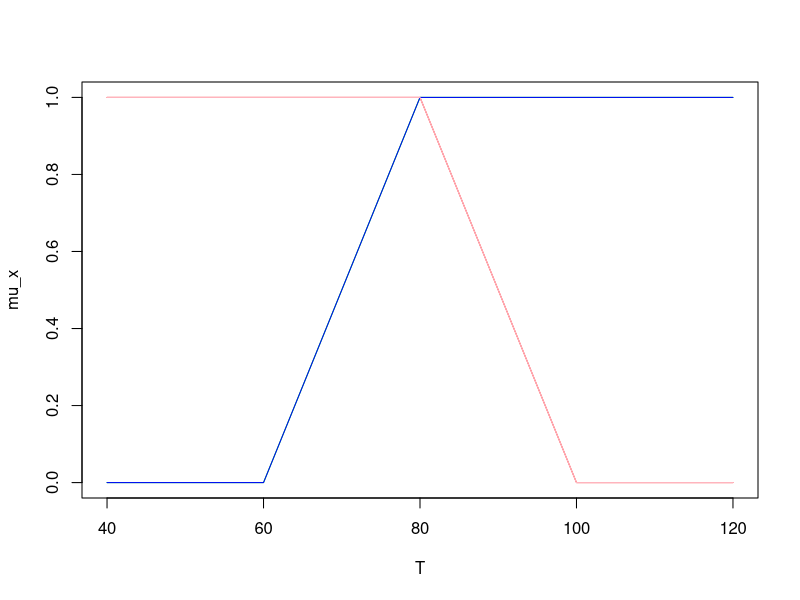
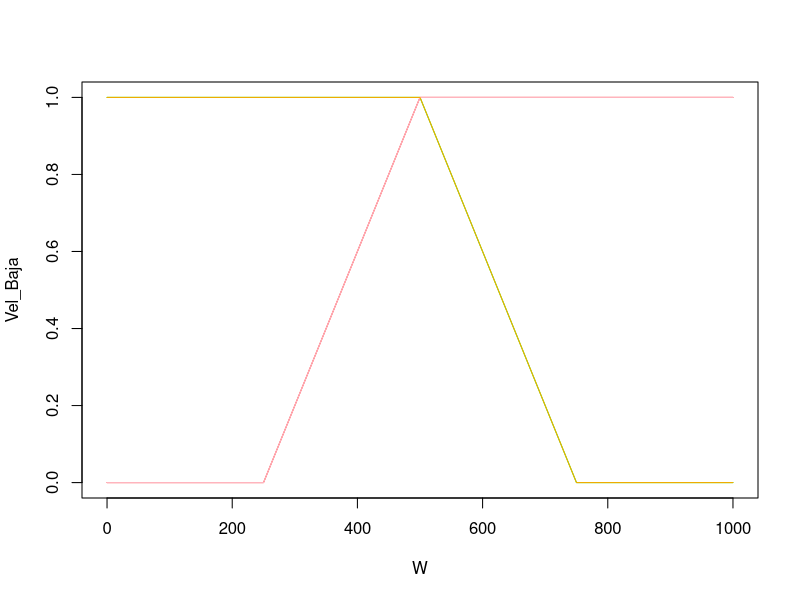
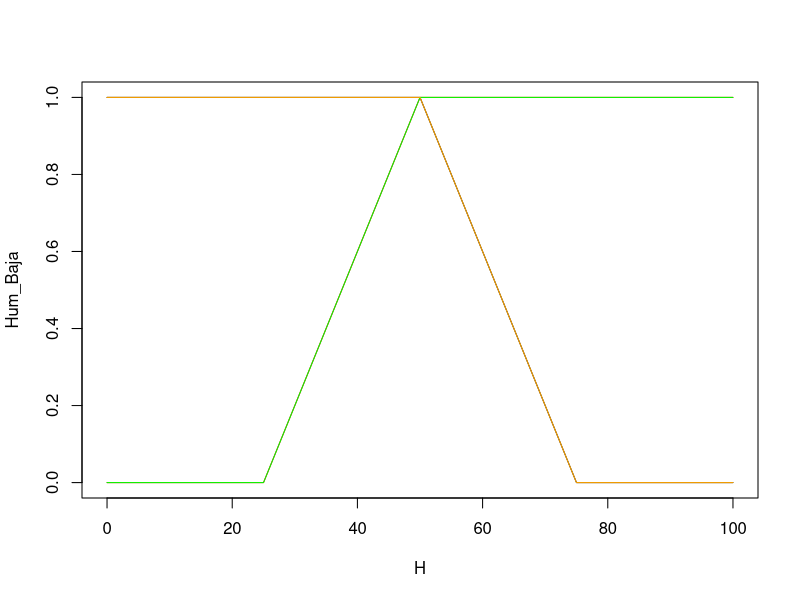

These charts were generated, in order, by the following R code:
rm(list=ls()) # Lo primero que hago es borrar el environment

# Lo primero que tenemos que tener en cuenta es que hay 3 variables.
# Debido a ello, vamos a tener 9 funciones de pertenencia (3 funciones * variable)

# Hay 3 rangos, T, H y W. Vamos a definirlos ahora en R

W <- seq(0, 1000, by=0.1)
H <- seq(0, 100,  by=0.1)
T <- seq(40, 120, by=0.1)

# Ahora que los tengo definidos, tengo que definir la variable temperatura.
# Esta variable seguirÃ¡ una estrctura similar al ejercicio anteriormente entregado.
# Lo que voy a hacer es definir las funciones y entonces sacarlas mediante plots y lines.

# Por lo tanto, vamos a comenzar con la TEMPERATURA.

#Init mu_x

mu_x <- seq(0, length(T))

#FunciÃ³n TRIANGULAR
mu_x <- rep(0, length(T))

mu_x[ T > 80] <- 1
mu_x[ T > 60 & T <= 80 ] <- (T[ T > 60 & T <= 80 ] - 60) / (80 - 60)
T_Baja <- mu_x
plot(T, mu_x, type = "l", col="green")

mu_x <- rep(0, length(T))

mu_x[ T <= 80 ] <- 1
mu_x[ T > 80 & T < 100 ] <- (100 - T[ T > 80 & T < 100 ]) / (100-80)
T_Media <- mu_x
lines(T, mu_x, type="l", col="red")

# Ahora que tengo cada cosa sacada, debo de pasar a hacer la otra funciÃ³n, la TRAPEZIODAL

mu_x <- rep(0, length(T))

mu_x[ T > 80 ] <- 1
mu_x[ T > 60 & T <= 80 ] <- (T[ T > 60 & T <= 80 ] - 60) / (80 - 60)
T_Media <- mu_x
lines(T, T_Media, type="l", col="blue")

mu_x <- rep(0, length(T))

mu_x[ T < 80] <- 1
mu_x[ T >= 80 & T < 100 ] <- (100 - T[ T >= 80 & T < 100 ]) / (100 - 80)
T_Alta <- mu_x
lines(T, T_Alta, type="l", col="pink")

# Ya tenemos hechas las dos funciones.

#Ahora ya hemos definido las funciones sobre temperatura, tenemos que pasar a las funciones sobre velocidad angular (w)

mu_x <- seq(0, length(W))

#Hacemos exactamente el mismo procedimiento que antes, primero la TRIANGULAR

mu_x <- rep(0, length(W))

mu_x[ W > 500 ] <- 1
mu_x[ W > 250 & W <= 500 ] <- (W[ W > 250 & W <= 500 ] - 250) / (500 - 250)
Vel_Baja <- mu_x
plot(W, Vel_Baja, type="l", col="red")

mu_x <- rep(0, length(W))

mu_x[ W < 500 ] <- 1
mu_x[ W >= 500 & W < 750 ] <- (750 - W[ W >= 500 & W < 750 ]) / (750 - 500)
Vel_Media <- mu_x
lines(W, Vel_Media, type="l", col="green")

# Ahora vamos con la TRAPEZOIDAL

mu_x <- rep(0, length(W))

mu_x[ W >= 500] <- 1
mu_x[ W > 250 & W < 500 ] <- (W[ W > 250 & W < 500 ] - 250) / (500 - 250)
Vel_Media <- mu_x
lines(W, Vel_Media, type="l", col="pink")

mu_x <- rep(0, length(W))

mu_x[ W < 500 ] <- 1
mu_x[ W >= 500 & W < 750 ] <- (750 - W[ W >= 500 & W < 750 ]) / (750 - 500)
Vel_Alta <- mu_x
lines(W, Vel_Alta, type="l", col="orange")

v_angular <- mu_x

#Finalmente, tenemos que hacer la variable de Humedad (H). Seguiremos el mismo procedimiento que con las dos anteriores.

mu_x <- seq(0, length(H))

#Tal y como hemos hecho antes, empezamos por la funciÃ³n TRIANGULAR

mu_x <- rep(0, length(H))

mu_x[ H >= 50 ] <- 1
mu_x[ H > 25 & H < 50 ] <- (H[ H > 25 & H < 50 ] - 25) / (50 - 25)
Hum_Baja <- mu_x
plot(H, Hum_Baja, type="l", col="red")

mu_x <- rep(0, length(H))

mu_x[ H <= 50 ] <- 1
mu_x[ H >= 50 & H < 75 ] <- (75 - H[ H >= 50 & H < 75 ]) / (75-50)
Hum_Media <- mu_x
lines(H, Hum_Media, type="l", col="black")

# Ahora vamos con la funciÃ³n TRAPEZIODAL

mu_x <- rep(0, length(H))

mu_x[ H >= 50 ] <- 1
mu_x[ H > 25 & H < 50 ] <- (H[ H > 25 & H < 50 ] - 25) / (50 - 25)
Hum_Media <- mu_x
lines(H, Hum_Media, type="l", col="green")

mu_x <- rep(0, length(H))

mu_x[ H <= 50 ] <- 1
mu_x[ H >= 50 & H < 75 ] <- (75 - H[ H >= 50 & H < 75 ]) / (75 - 50)
Hum_Alta <- mu_x
lines(H, Hum_Alta, type="l", col="orange")


# Ahora ya hemos definido todas las reglas difusas.
# Una vez que hemos hecho esto, debemos ahora de definir las que pone en el enunciado como "reglas de control".
# Para ello, vamos a combinarlas en un array cada una, a partir de los elementos que las forman.
# Y nos fijamos en el cuadro del enunciado.

# Vamos a definirlas:

## Regla 1: Humedad baja y temperatura baja --> Velocidad Angular Baja

regla1 <- c(T_Baja, Hum_Baja, Vel_Baja)

## Regla 2: Humedad baja,  temperatura media --> Velocidad Angular Media

regla2 <- c(T_Media, Hum_Baja, Vel_Media)

## Regla 3: Humedad baja, temperatura alta --> Velocidad Angular Media

regla3 <- c(T_Alta, Hum_Baja, Vel_Media)

## Regla 4: Humedad media, temperatura baja --> Velocidad Angular baja

regla4 <- c(T_Baja, Hum_Media, Vel_Baja)

## Regla 5: Humedad Alta, Temperatura baja --> Velocidad Angular Media

regla5 <-- c(T_Baja, Hum_Alta, Vel_Media)

## Regla 6: Humedad media y temperatura alta --> Velocidad Angular Alta

regla6 <-- c(T_Alta, Hum_Media, Vel_Alta)

## Regla 7: Humedad alta y temperatura media --> Velocidad Angular Media

regla7 <-- c(T_Media, Hum_Alta, Vel_Media)

## Regla 8: Humedad media y temperatura media --> Velocidad Angular Media

regla8 <-- c(T_Media, Hum_Media, Vel_Media)

## Regla 9: Humedad alta y temperatura alta --> Velocidad Angular Alta

regla9 <-- c(T_Alta, Hum_Alta, Vel_Alta)


# Pues ya tenemos definidas las 9 reglas (El cuadrito estÃ¡ implementado en R)

H <- rbind(regla1, regla2, regla3, regla4, regla5, regla6, regla7, regla8, regla9)

### Cálculo de la función de centro gravitatorio

defus_cGrav <- function(v_angular)
{
  
  num <- sum(W * v_angular)
  denom <- sum (v_angular)
  w.needed <- num/denom
  
  w.needed 		
  
}

# Devuelvo el valor de w para temp=60 y humedad=40
defus_cGrav(v_angular)

